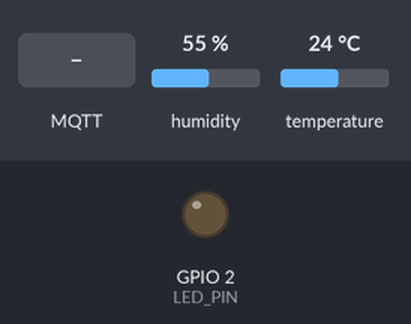
Simulated run of this sketch. Board: ESP32. Shown: output pins drawn as LEDs (lit = HIGH). Dashed ring = blinking. The inputs (shaded band) are chosen by the test bench; at power-on: humidity 55 %, temperature 24 °C. WiFi joins after 1.5 s; servers stay silent unless stated; no MQTT or app messages arrive unless stated; what the sketch prints to the serial monitor is not drawn.

Above: at 2.7 s.
2.8 s: MQTT message "2" arrives on the first subscribed topic
At 2.9 s:
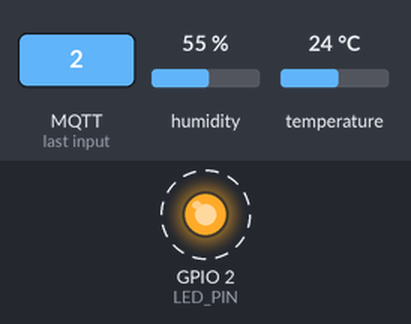
6.3 s: MQTT message "0" arrives on the first subscribed topic
At 6.3 s:
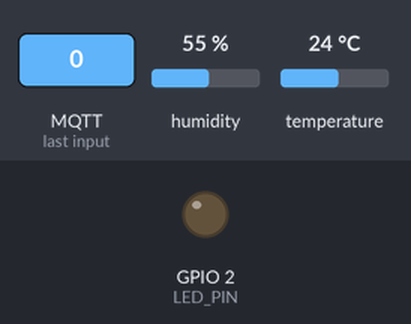
13.0 s: MQTT message "1" arrives on the first subscribed topic
At 13.4 s:
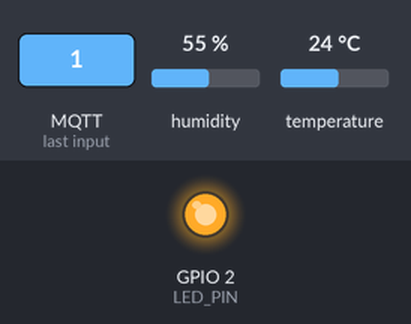
Timing chart, 0 to 16.0 s (numbered marks = the images above; inputs shaded):
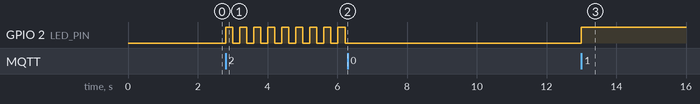

Measured:
- after the input at 2.8 s, GPIO 2 (LED_PIN): alternates HIGH for 0.20 s and LOW for 0.20 s, starting at once
- after the input at 6.3 s, GPIO 2 (LED_PIN): stops changing and stays LOW
- after the input at 13.0 s, GPIO 2 (LED_PIN): LOW → HIGH at once

The sketch:

14-2_MQTT_DHT_LED.ino
```cpp
#include <WiFi.h>
#include <PubSubClient.h>
#include "DHT.h"

// Definitions and declarations for DHT sensor
#define DHTPIN 17
#define DHTTYPE DHT22
DHT dht(DHTPIN, DHTTYPE);

// WiFi AP ssid / password here
static const char* ssid = "your-ssid";  // Change this to your WiFi SSID
static const char* password = "your-password";  // Change this to your WiFi password

// MQTT Broker info
//IPAddress server(140, 127, 196, 119);
static char *server = "test.mosquitto.org";
int port = 1883;

// MQTT topics
#define TOPIC_INFO  "xxxxxxxx/info"
#define TOPIC_TEMP  "xxxxxxxx/temp"
#define TOPIC_HUM   "xxxxxxxx/hum"
#define TOPIC_LED_CONTROL "xxxxxxxx/led_control"

// MQTT Client info
// Client ID.
// Note that a broker allows an individual client to create only on session.
// If a session is created by another client with same cliend ID, the former one will be disconnected.
// Thus, each sensor node's client ID must be different from each other.
static char *client_id = "SensorNode_001";

// Clients for MQTT
WiFiClient wifiClient;
PubSubClient client(wifiClient);

// LED Control info
#define LED_PIN LED_BUILTIN
typedef enum {
  LED_OFF = 0,
  LED_ON,
  LED_FLASH
} LEDStatus;
LEDStatus led_status = LED_OFF;

// Timer info
#define TEMP_PERIOD 10000
#define LED_FLASH_PERIOD 200
unsigned long temp_last_time, led_last_time;

void led_on(){
  digitalWrite(LED_PIN, HIGH);
}

void led_off(){
  digitalWrite(LED_PIN, LOW);
}

void led_toggle() {
  digitalWrite(LED_PIN, !digitalRead(LED_PIN));
}

void callback(char* topic, byte* payload, unsigned int length) {
  // Output incoming message to serial terminal
  Serial.print("Message arrived [");
  Serial.print(topic);
  Serial.print("] ");
  for (int i=0;i<length;i++) {
    Serial.print((char)payload[i]);
  }
  Serial.println();

  // If LED Control command is incoming, change LED status
  if(!strcmp(topic, TOPIC_LED_CONTROL)) {
    switch (payload[0]) {
      case '0':
        led_status = LED_OFF;
        break;
      case '1':
        led_status = LED_ON;
        break;
      case '2':
        led_status = LED_FLASH;
        break;
      default: {}
    }
  }
}

void reconnect() {
  // Loop until we're reconnected
  while (!client.connected()) {
    Serial.print("Attempting MQTT connection...");
    // Attempt to connect
    if (client.connect(client_id)) {
      Serial.println("connected");
      // Once connected, publish an announcement...
      client.publish(TOPIC_INFO,"sensor node ready ...");
      // ... and resubscribe
      client.subscribe(TOPIC_LED_CONTROL);
    } else {
      Serial.print("failed, rc=");
      Serial.print(client.state());
      Serial.println(" try again in 5 seconds");
      // Wait 5 seconds before retrying
      delay(5000);
    }
  }
}

void setup() {
  // setup Serial boudrate
  Serial.begin(115200);

  // Setup MQTT Client
  client.setServer(server, port); // Setup Server address and port
  client.setCallback(callback); // Setup callback function

  // start up DHT sensor
  dht.begin();

  // setup LED/Button pin
  pinMode(LED_PIN, OUTPUT);
  led_off();

  // setup Wifi connection
    WiFi.begin(ssid, password);

    while (WiFi.status() != WL_CONNECTED) {
        delay(500);
        Serial.print(".");
    }

    Serial.println();
    Serial.println("WiFi connected");
    Serial.println("IP address: ");
    Serial.println(WiFi.localIP());

  // Initialize variables for timing
  led_last_time = millis();
  temp_last_time = millis();
}

void loop() {
  unsigned long current_time;

  // Check MQTT broker connection status
  // If it is disconnected, reconnect to the broker
  if (!client.connected()) {
    reconnect();
  }

  // Get temperature & humidity and publish them
  current_time = millis();
  if( TEMP_PERIOD < (current_time - temp_last_time) ) {
    // Read Humidity & Temperature (Celsius)
    float h = dht.readHumidity();
    float t = dht.readTemperature();
    // Output to serial terminal
    Serial.print("Humidity: ");
    Serial.print(h);
    Serial.print(" %\t");
    Serial.print("Temperature: ");
    Serial.print(t);
    Serial.println(" *C ");
    // pubilsh to MQTT broker
    char buf[10];
    sprintf(buf,"%s", String((float)t, 2).c_str());
    client.publish(TOPIC_TEMP, buf);
    sprintf(buf,"%s", String((float)h, 2).c_str());
    client.publish(TOPIC_HUM, buf);
    // update last time value
    temp_last_time = current_time;
  }

  // Control LED according to led_status
  switch (led_status) {
    case LED_OFF:
      led_off();
      break;
    case LED_ON:
      led_on();
      break;
    case LED_FLASH:
      current_time = millis();
      if (LED_FLASH_PERIOD < (current_time - led_last_time)) {
        led_toggle();
        led_last_time = current_time;
      }
      break;
    default: {}
  }

  // Keep MQTT process on going
  client.loop();
}

void printWifiStatus() {
    // print the SSID of the network you're attached to:
    Serial.print("SSID: ");
    Serial.println(WiFi.SSID());

    // print your WiFi shield's IP address:
    IPAddress ip = WiFi.localIP();
    Serial.print("IP Address: ");
    Serial.println(ip);

    // print the received signal strength:
    long rssi = WiFi.RSSI();
    Serial.print("signal strength (RSSI):");
    Serial.print(rssi);
    Serial.println(" dBm");
}
```
